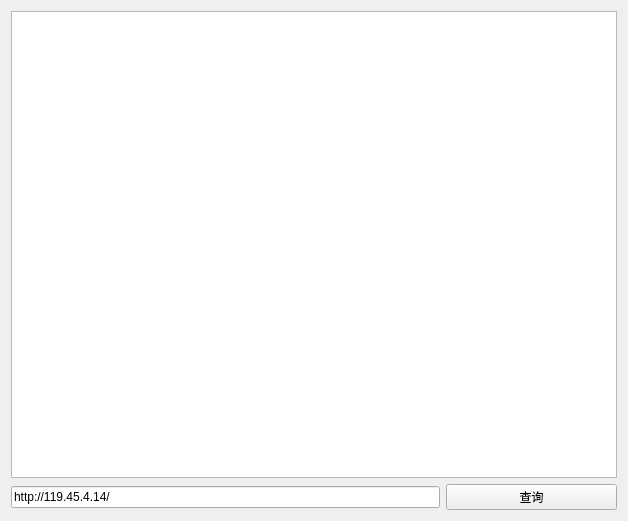
<?xml version="1.0" encoding="UTF-8"?>
<ui version="4.0">
 <class>KQtNetworkTestClass</class>
 <widget class="QMainWindow" name="KQtNetworkTestClass">
  <property name="geometry">
   <rect>
    <x>0</x>
    <y>0</y>
    <width>628</width>
    <height>521</height>
   </rect>
  </property>
  <property name="windowTitle">
   <string>KQtNetworkTest</string>
  </property>
  <widget class="QWidget" name="centralWidget">
   <layout class="QGridLayout" name="gridLayout">
    <item row="0" column="0">
     <layout class="QVBoxLayout" name="verticalLayout">
      <item>
       <widget class="QTextBrowser" name="textBrowser"/>
      </item>
      <item>
       <layout class="QHBoxLayout" name="horizontalLayout" stretch="5,2">
        <item>
         <widget class="QLineEdit" name="lineEdit">
          <property name="inputMask">
           <string/>
          </property>
          <property name="text">
           <string>http://119.45.4.14/</string>
          </property>
         </widget>
        </item>
        <item>
         <widget class="QPushButton" name="pushButton">
          <property name="text">
           <string>查询</string>
          </property>
         </widget>
        </item>
       </layout>
      </item>
     </layout>
    </item>
   </layout>
  </widget>
 </widget>
 <layoutdefault spacing="6" margin="11"/>
 <resources>
  <include location="kqtnetworktest.qrc"/>
 </resources>
 <connections/>
</ui>
